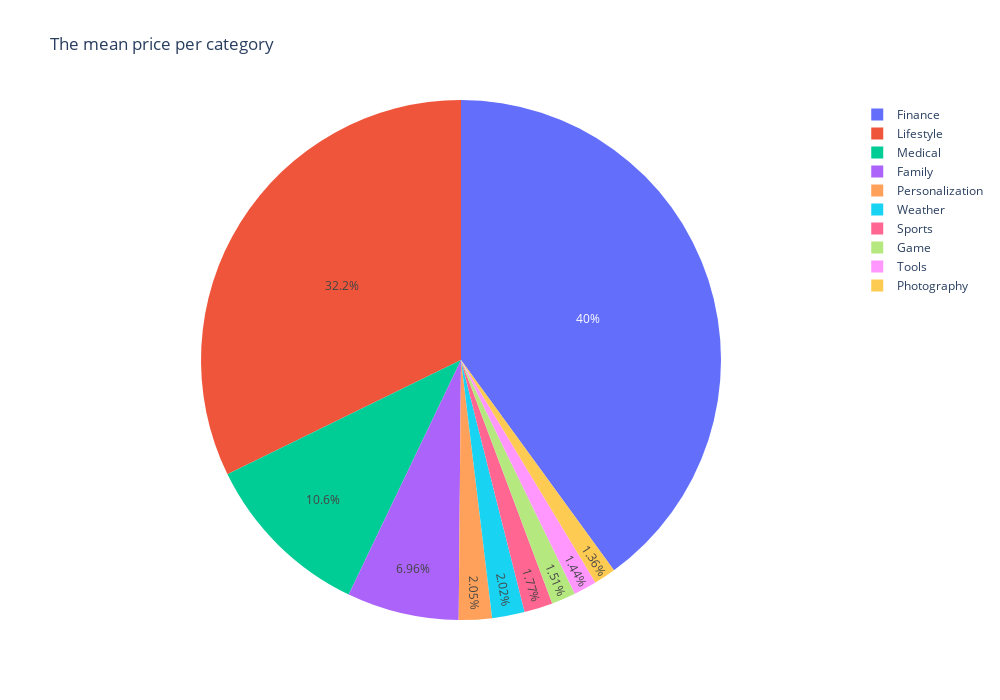

Write notebook code for a chart like this one.
### Code cell
# Plot a bar with the mean price per category
fig = px.pie(df_per_categories_mean_price.head(n=10), values='Price', names=df_per_categories_mean_price.head(n=10).index, title='The mean price per category', width=1000, height=700,)
fig.show()

### Figure 1 — Plotly figure (JSON) as saved in the notebook; plotly's stock layout.template omitted (floating-point values rounded to 4 significant figures)
{"data": [{"domain": {"x": [0, 1], "y": [0, 1]}, "hovertemplate": "label=%{label}<br>Price=%{value}<extra></extra>", "labels": ["Finance", "Lifestyle", "Medical", "Family", "Personalization", "Weather", "Sports", "Game", "Tools", "Photography"], "legendgroup": "", "name": "", "showlegend": true, "type": "pie", "values": [8.079, 6.515, 2.151, 1.407, 0.4148, 0.4088, 0.3585, 0.3041, 0.29, 0.2749]}], "layout": {"height": 700, "legend": {"tracegroupgap": 0}, "title": {"text": "The mean price per category"}, "width": 1000}}
